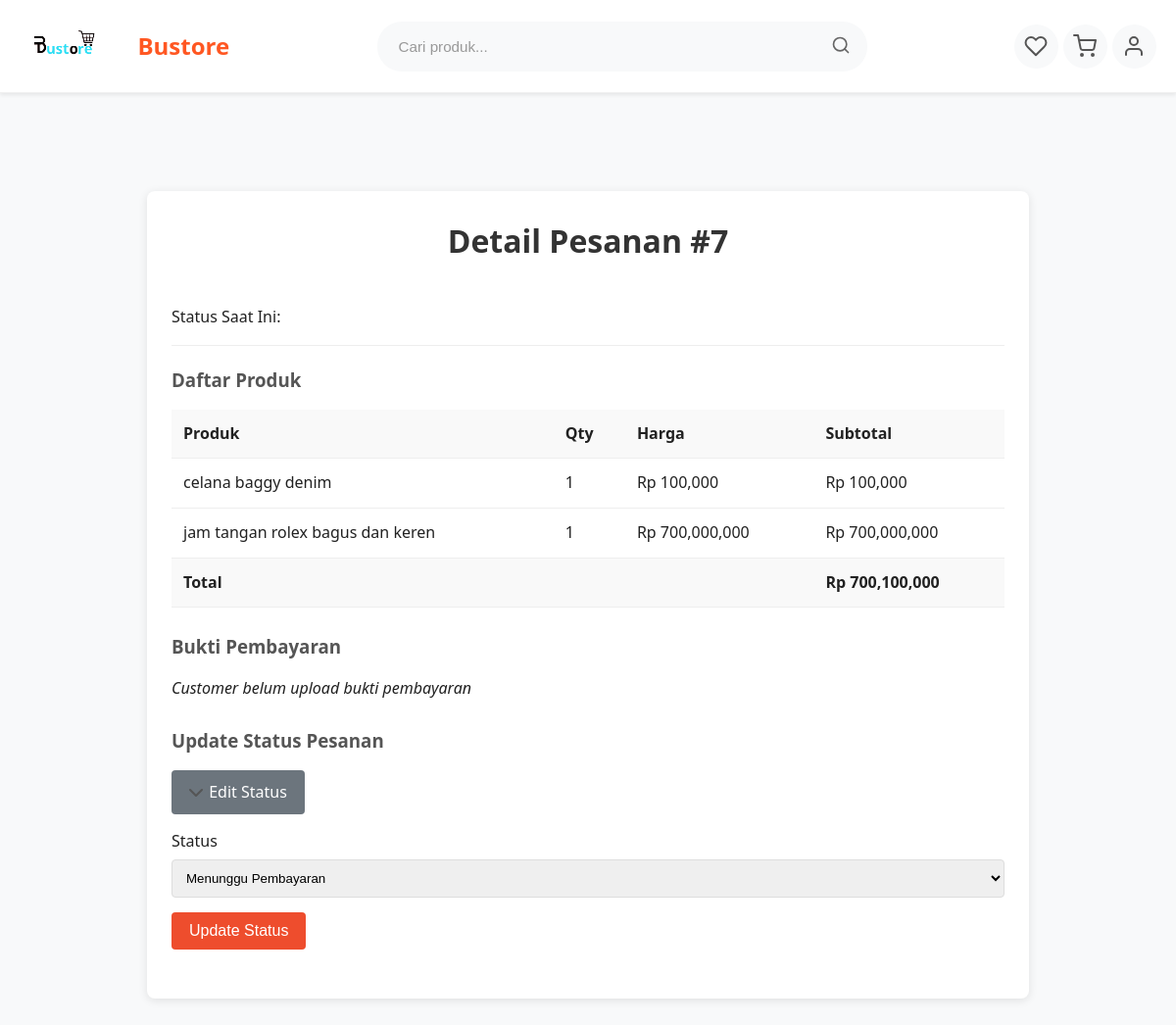
The app's page /admin/order_detail.php?id=7 (signed in) with its own data.
### tables this page shows
CREATE TABLE `orders` (
  `id` int(11) NOT NULL,
  `user_id` int(11) NOT NULL,
  `total_price` int(11) NOT NULL COMMENT 'Total harga setelah ongkir',
  `shipping_cost` int(11) NOT NULL DEFAULT 0 COMMENT 'Biaya ongkir',
  `status` enum('Menunggu Pembayaran','Dikemas','Dikirim','Selesai','Dibatalkan') NOT NULL DEFAULT 'Menunggu Pembayaran',
  `payment_method` varchar(50) DEFAULT NULL COMMENT 'Metode pembayaran (Transfer, E-Wallet)',
  `payment_proof` varchar(255) DEFAULT NULL COMMENT 'Bukti pembayaran',
  `resi` varchar(100) DEFAULT NULL COMMENT 'Nomor resi tracking',
  `shipping_address` text DEFAULT NULL COMMENT 'Alamat pengiriman lengkap',
  `created_at` timestamp NOT NULL DEFAULT current_timestamp(),
  `updated_at` timestamp NOT NULL DEFAULT current_timestamp() ON UPDATE current_timestamp()
);

CREATE TABLE `order_items` (
  `id` int(11) NOT NULL,
  `order_id` int(11) NOT NULL,
  `product_id` int(11) NOT NULL,
  `qty` int(11) NOT NULL,
  `price` int(11) NOT NULL COMMENT 'Harga produk saat dibeli',
  `rated` tinyint(1) NOT NULL DEFAULT 0
);

CREATE TABLE `products` (
  `id` int(11) NOT NULL,
  `category_id` int(11) NOT NULL,
  `name` varchar(255) NOT NULL,
  `author` varchar(255) NOT NULL,
  `publisher` varchar(255) NOT NULL,
  `price` int(11) NOT NULL,
  `stock` int(11) NOT NULL DEFAULT 0,
  `image` varchar(255) NOT NULL DEFAULT 'default.jpg',
  `description` text DEFAULT NULL,
  `rating` decimal(3,2) NOT NULL DEFAULT 0.00,
  `sold` int(11) NOT NULL DEFAULT 0,
  `weight` decimal(8,2) DEFAULT NULL
);

### admin/order_detail.php (the view, shortened to what this page needs)
<?php
include __DIR__ . '/../config/database.php';
 $id = $_GET['id'];
 $order = mysqli_fetch_assoc(
    mysqli_query($conn, "SELECT * FROM orders WHERE id=$id")
);
 $items = mysqli_query(
    $conn, "SELECT * FROM order_items WHERE order_id=$id"
);
?>
<!DOCTYPE html>
<html lang="id">
<head>
    <link rel="stylesheet" href="../assets/css/style.css">
</head>
<body>
    <?php include '../partials/navbar.php'; ?>
    <div class="detail-container">
        <div class="detail-header">
            <h2>Detail Pesanan #<?= $order['id'] ?></h2>
            <p>
                Status Saat Ini:
                <span class="status-badge status-<?= strtolower(str_replace(' ', '-', $order['status'])) ?>"><?= $order['status'] ?></span>
            </p>
        </div>
        <div class="detail-section">
            <h3>Daftar Produk</h3>
            <table>
                <tr>
                    <th>Produk</th>
                    <th>Qty</th>
                    <th>Harga</th>
                    <th>Subtotal</th>
                </tr>
                <?php
                $total = 0;
                while ($i = mysqli_fetch_assoc($items)) {
                    $p = mysqli_fetch_assoc(
                        mysqli_query($conn,
                        "SELECT name FROM products WHERE id=".$i['product_id'])
                    );
                    $subtotal = $i['qty'] * $i['price'];
                    $total += $subtotal;
                ?>
                <tr>
                    <td><?= $p['name'] ?></td>
                    <td><?= $i['qty'] ?></td>
                    <td>Rp <?= number_format($i['price']) ?></td>
                    <td>Rp <?= number_format($subtotal) ?></td>
                </tr>
                <?php } ?>
                <tr>
                    <th colspan="3">Total</th>
                    <th>Rp <?= number_format($total) ?></th>
                </tr>
            </table>
        </div>
        <div class="detail-section">
            <h3>Bukti Pembayaran</h3>
            <div class="payment-proof">
                <?php if (!empty($order['payment_proof'])) { ?>
                    <img src="../assets/img/<?= $order['payment_proof'] ?>" alt="Bukti Pembayaran">
                <?php } else { ?>
                    <p><i>Customer belum upload bukti pembayaran</i></p>
                <?php } ?>
            </div>
        </div>
<div class="detail-section">
    <h3>Update Status Pesanan</h3>
    <a href="order_edit.php?id=<?= $order['id'] ?>" class="btn btn-secondary" style="margin-bottom: 15px; display: inline-block;">
        <img alt="Edit">
        Edit Status
    </a>
    <form action="order_update.php" method="post">
        <div class="form-group">
            <label for="status">Status</label>
            <select name="status" id="status">
                <option value="Menunggu Pembayaran" <?= $order['status']=='Menunggu Pembayaran'?'selected':'' ?>>Menunggu Pembayaran</option>
            </select>
        </div>
        <button type="submit" class="btn btn-green">Update Status</button>
    </form>
</div>
</body>
</html>

### assets/css/style.css (style rules this page uses)
* { margin: 0; padding: 0; box-sizing: border-box; }
body { font-family: 'Segoe UI', Tahoma, Geneva, Verdana, sans-serif; background-color: #f8f9fa; color: #212121; line-height: 1.6; }
h1, h2, h3, h4 { margin-bottom: 15px; font-weight: 600; }
h2 { font-size: 2rem; text-align: center; margin-bottom: 40px; color: #212121; }
.btn { display: inline-block; padding: 12px 24px; border-radius: 6px; text-decoration: none; font-weight: 600; cursor: pointer; transition: all 0.3s ease; border: none; font-size: 1rem; text-align: center; }
.btn-secondary { background-color: #6c757d; color: #fff; border: 1px solid #6c757d; }
.form-group { margin-bottom: 20px; }
.form-group label { display: block; margin-bottom: 8px; font-weight: 500; }
.form-group input, .form-group select, .form-group textarea { width: 100%; padding: 10px; border: 1px solid #ddd; border-radius: 4px; }

### admin/order_detail.php (style rules this page uses)
.detail-container { max-width: 900px; margin: 100px auto 40px; background: white; border-radius: 8px; padding: 25px; box-shadow: 0 2px 10px rgba(0,0,0,0.1); }
.detail-header { border-bottom: 1px solid #eee; padding-bottom: 15px; margin-bottom: 20px; }
.detail-header h2 { color: #333; }
.detail-section { margin-bottom: 25px; }
.detail-section h3 { margin-bottom: 15px; color: #555; }
table { width: 100%; border-collapse: collapse; }
th, td { padding: 12px; text-align: left; border-bottom: 1px solid #eee; }
th { background-color: #f9f9f9; font-weight: 600; }
.status-badge { padding: 5px 12px; border-radius: 20px; font-size: 0.9rem; font-weight: 500; }
.form-group { margin-bottom: 15px; }
.form-group label { display: block; margin-bottom: 5px; font-weight: 500; }
.form-group select { width: 100%; padding: 10px; border: 1px solid #ddd; border-radius: 4px; }
.btn { padding: 10px 18px; border-radius: 4px; border: none; cursor: pointer; text-decoration: none; display: inline-block; font-weight: 500; transition: all 0.2s; }
.btn-green { background: #ee4d2d; color: white; }

### records on screen
orders: id "7"
order_items: product.name "celana baggy denim", qty "1", price "100,000", subtotal "100,000"
order_items: product.name "jam tangan rolex bagus dan keren", qty "1", price "700,000,000", subtotal "700,000,000"

### other values on screen
$total "700,100,000"
